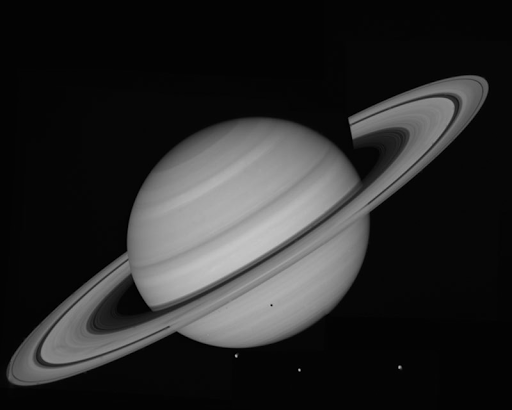
#> input picture Quizs/2A-L2/images/saturn.png, 512 x 410 px
$ python remove_noise.py
#> lines starting #> are read from the running program, lines starting #| are printed output that depends on the picture
import cv2
import numpy as np

def imshow(title, image):
	image = np.clip(image, 0, 255).astype(np.uint8)
	cv2.imshow(title, image.astype(np.uint8))


img = cv2.imread('images/saturn.png', 0)
#> img is the input picture: shape (410, 512); min 0, max 198, mean 41
cv2.imshow('Img', img)

noise_sigma = 25
r, c = img.shape
#> r = 410; c = 512
noise = np.random.randn(r, c) * noise_sigma
noisy_img = noise + img
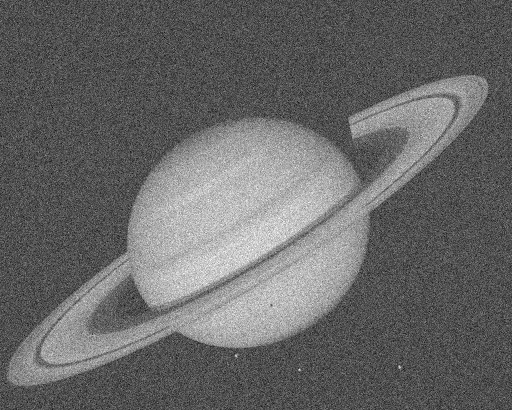
#> noisy_img: shape (410, 512) float64; min -117.3, max 270.3, mean 41; drawn with min black and max white
imshow('Noisy Image', noisy_img)
#> in imshow, `image = np.clip(image, 0, 255).astype(np.uint8)`:
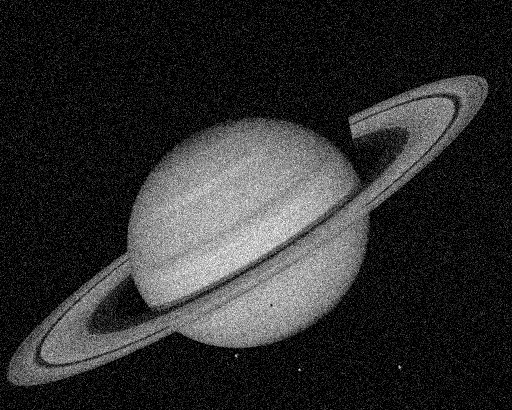
#> image: shape (410, 512); min 0, max 255, mean 46.2

filter_size = 11
filter_sigma = 2

filter_kernel = cv2.getGaussianKernel(filter_size, filter_sigma)
filter_kernel = filter_kernel * filter_kernel.T
smoothed = cv2.filter2D(noisy_img, -1, filter_kernel)
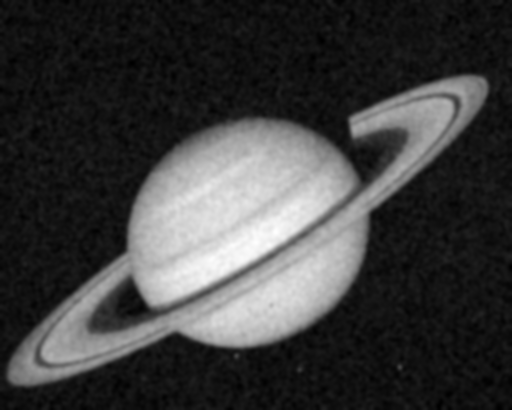
#> smoothed: shape (410, 512) float64; min -10.07, max 201.3, mean 41; drawn with min black and max white

imshow('Smoothed image', smoothed)

cv2.waitKey(0)
